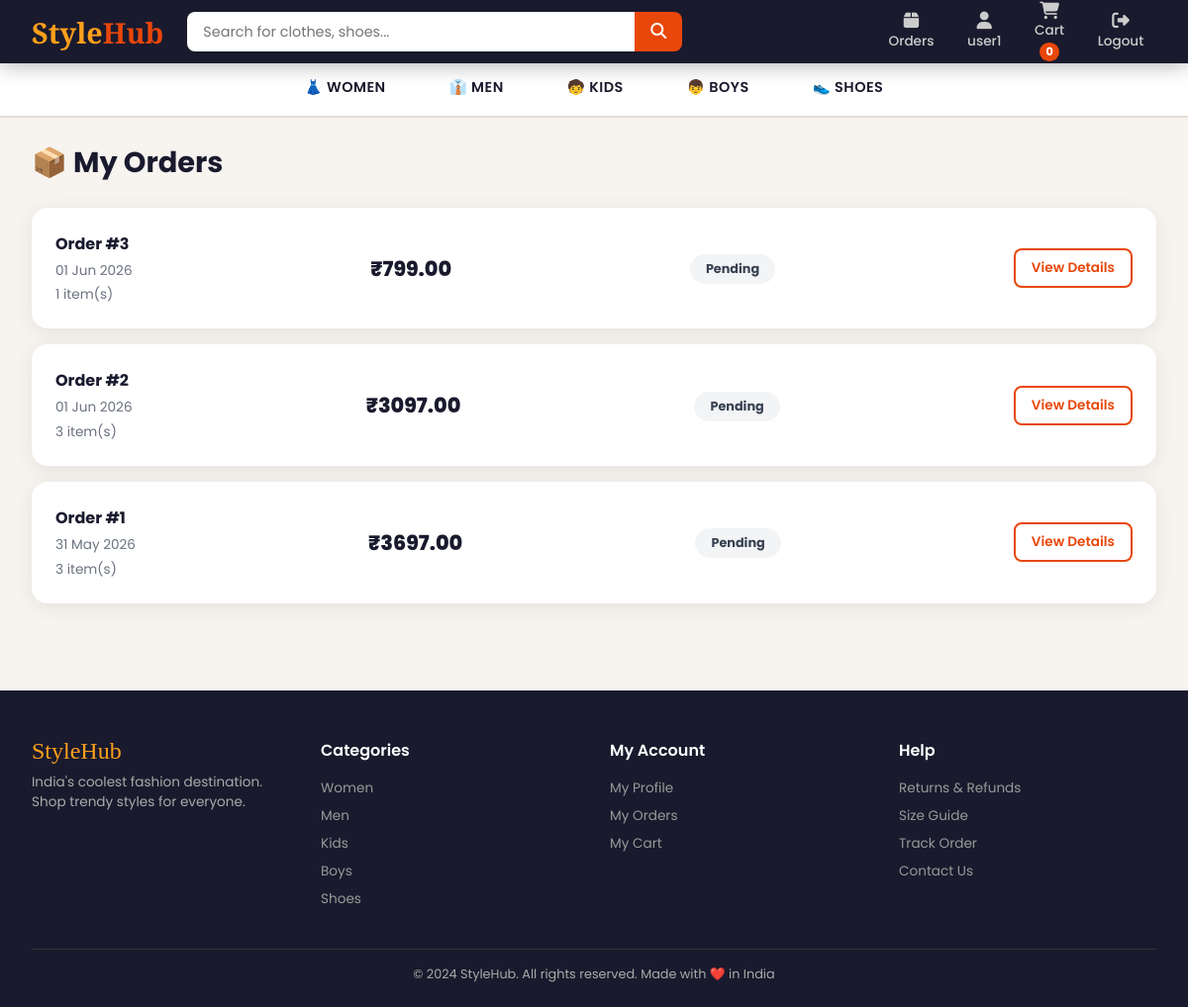
/orders/ (signed in), run on the app's committed database.
### users/models.py (models this page shows, shortened)
class CustomUser(AbstractUser):
    ROLE_CHOICES = (('admin', 'Admin'), ('staff', 'Staff'), ('user', 'User'))
    role = models.CharField(max_length=10, choices=ROLE_CHOICES, default='user')
    phone = models.CharField(max_length=15, blank=True)
    address = models.TextField(blank=True)

### store/models.py (models this page shows, shortened)
class Order(models.Model):
    STATUS_CHOICES = (
        ('pending', 'Pending'),
        ('confirmed', 'Confirmed'),
        ('shipped', 'Shipped'),
        ('delivered', 'Delivered'),
        ('cancelled', 'Cancelled'),
    )
    user = models.ForeignKey(settings.AUTH_USER_MODEL, on_delete=models.CASCADE)
    total_price = models.DecimalField(max_digits=10, decimal_places=2)
    status = models.CharField(max_length=20, choices=STATUS_CHOICES, default='pending')
    address = models.TextField()
    phone = models.CharField(max_length=15)
    created_at = models.DateTimeField(auto_now_add=True)

### store/views.py (the view)
# urls.py: path('orders/', views.my_orders_view, name='my_orders'),
@login_required
def my_orders_view(request):
    orders = Order.objects.filter(user=request.user).order_by('-created_at')
    return render(request, 'store/my_orders.html', {'orders': orders})

### store/context_processors.py (called while the page is built)
def cart_count(request):
    if request.user.is_authenticated:
        count = Cart.objects.filter(user=request.user).count()
        return {'cart_count': count}
    return {'cart_count': 0}

### templates/store/my_orders.html (shortened to what this page needs)
{% extends 'base.html' %}
{% block content %}
<h1 style="font-size:1.8rem;font-weight:700;margin-bottom:1.5rem">📦 My Orders</h1>
{% if orders %}
<div style="display:flex;flex-direction:column;gap:1rem">
    {% for order in orders %}
    <div style="background:white;border-radius:16px;padding:1.5rem;box-shadow:var(--shadow);display:flex;align-items:center;justify-content:space-between;flex-wrap:wrap;gap:1rem">
        <div>
            <div style="font-weight:700;font-size:1rem;margin-bottom:0.3rem">Order #{{ order.id }}</div>
            <div style="color:var(--gray);font-size:0.85rem">{{ order.created_at|date:"d M Y" }}</div>
            <div style="font-size:0.85rem;margin-top:0.3rem;color:var(--gray)">{{ order.items.count }} item(s)</div>
        </div>
        <div style="text-align:center">
            <div style="font-size:1.3rem;font-weight:800">₹{{ order.total_price }}</div>
        </div>
        <div>
            <span style="
                padding:0.4rem 1rem;border-radius:20px;font-size:0.8rem;font-weight:700;
                {% if order.status == 'delivered' %}background:#dcfce7;color:#15803d;
                {% elif order.status == 'shipped' %}background:#dbeafe;color:#1d4ed8;
                {% elif order.status == 'confirmed' %}background:#fef9c3;color:#854d0e;
                {% elif order.status == 'cancelled' %}background:#fee2e2;color:#dc2626;
                {% else %}background:#f3f4f6;color:#374151;{% endif %}
            ">{{ order.status|title }}</span>
        </div>
        <a href="/orders/{{ order.id }}/" class="btn btn-outline" style="font-size:0.85rem;padding:0.5rem 1rem">View Details</a>
    </div>
    {% endfor %}
</div>
{% endif %}
{% endblock %}

### templates/base.html (shortened to what this page needs)
<!DOCTYPE html>
<html lang="en">
<head>
    <link rel="stylesheet" href="https://cdnjs.cloudflare.com/ajax/libs/font-awesome/6.4.0/css/all.min.css">
</head>
<body>
<nav class="navbar">
    <div class="nav-inner">
        <a href="/" class="nav-logo">Style<span>Hub</span></a>
        <form class="nav-search" action="/search/" method="get">
            <input type="text" name="q" placeholder="Search for clothes, shoes..." value="{{ request.GET.q }}">
            <button type="submit"><i class="fas fa-search"></i></button>
        </form>
        <div class="nav-links">
            {% if user.is_authenticated %}
                <a href="/orders/"><i class="fas fa-box"></i>Orders</a>
                <a href="/users/profile/"><i class="fas fa-user"></i>{{ user.username }}</a>
                <a href="/cart/" class="nav-cart"><i class="fas fa-shopping-cart"></i>Cart <span class="cart-badge">{{ cart_count }}</span></a>
                <a href="/users/logout/"><i class="fas fa-sign-out-alt"></i>Logout</a>
            {% else %}
                <a href="/users/login/"><i class="fas fa-sign-in-alt"></i>Login</a>
                <a href="/users/signup/"><i class="fas fa-user-plus"></i>Signup</a>
            {% endif %}
        </div>
    </div>
</nav>
<div class="cat-bar">
    <a href="/category/women/" {% if request.path == '/category/women/' %}class="active"{% endif %}>👗 Women</a>
    <a href="/category/men/" {% if request.path == '/category/men/' %}class="active"{% endif %}>👔 Men</a>
    <a href="/category/kids/" {% if request.path == '/category/kids/' %}class="active"{% endif %}>🧒 Kids</a>
    <a href="/category/boys/" {% if request.path == '/category/boys/' %}class="active"{% endif %}>👦 Boys</a>
    <a href="/category/shoes/" {% if request.path == '/category/shoes/' %}class="active"{% endif %}>👟 Shoes</a>
</div>
<div class="main-content">
    {% block content %}{% endblock %}
</div>
<footer>
    <div class="footer-inner">
        <div class="footer-grid">
            <div>
                <div class="footer-logo">StyleHub</div>
                <p style="font-size:0.85rem;">India's coolest fashion destination. Shop trendy styles for everyone.</p>
            </div>
            <div>
                <h4>Categories</h4>
                <a href="/category/women/">Women</a>
                <a href="/category/men/">Men</a>
                <a href="/category/kids/">Kids</a>
                <a href="/category/boys/">Boys</a>
                <a href="/category/shoes/">Shoes</a>
            </div>
            <div>
                <h4>My Account</h4>
                <a href="/users/profile/">My Profile</a>
                <a href="/orders/">My Orders</a>
                <a href="/cart/">My Cart</a>
            </div>
            <div>
                <h4>Help</h4>
                <a href="#">Returns & Refunds</a>
                <a href="#">Size Guide</a>
                <a href="#">Track Order</a>
                <a href="#">Contact Us</a>
            </div>
        </div>
        <div class="footer-bottom">
            <p>© 2024 StyleHub. All rights reserved. Made with ❤️ in India</p>
        </div>
    </div>
</footer>
</body>
</html>

### templates/base.html (style rules this page uses)
:root { --primary: #e8470a; --primary-dark: #c73d08; --accent: #ff9f1c; --bg: #f7f3ef; --white: #ffffff; --dark: #1a1a2e; --gray: #6b7280; --light-gray: #f0ebe4; --border: #e5ddd5; --success: #22c55e; --shadow: 0 4px 20px rgba(0,0,0,0.08); }
* { margin: 0; padding: 0; box-sizing: border-box; }
body { font-family: 'Poppins', sans-serif; background: var(--bg); color: var(--dark); }
.navbar { background: var(--dark); padding: 0 2rem; position: sticky; top: 0; z-index: 1000; box-shadow: 0 2px 20px rgba(0,0,0,0.3); }
.nav-inner { display: flex; align-items: center; gap: 1.5rem; height: 64px; max-width: 1400px; margin: 0 auto; }
.nav-logo { font-family: 'Playfair Display', serif; font-size: 1.8rem; color: var(--accent); font-weight: 700; text-decoration: none; white-space: nowrap; }
.nav-logo span { color: var(--primary); }
.nav-search { flex: 1; display: flex; max-width: 500px; }
.nav-search input { flex: 1; padding: 0.6rem 1rem; border: none; border-radius: 8px 0 0 8px; font-family: 'Poppins', sans-serif; font-size: 0.9rem; outline: none; }
.nav-search button { background: var(--primary); color: white; border: none; padding: 0.6rem 1rem; border-radius: 0 8px 8px 0; cursor: pointer; font-size: 1rem; }
.nav-links { display: flex; align-items: center; gap: 0.5rem; margin-left: auto; }
.nav-links a, .nav-links button { color: #ccc; text-decoration: none; font-size: 0.85rem; font-weight: 500; padding: 0.5rem 0.8rem; border-radius: 8px; border: none; background: none; cursor: pointer; display: flex; flex-direction: column; align-items: center; gap: 2px; transition: color 0.2s, background 0.2s; }
.nav-links a i, .nav-links button i { font-size: 1.1rem; }
.cart-badge { background: var(--primary); color: white; border-radius: 50%; padding: 1px 6px; font-size: 0.7rem; font-weight: 700; }
.nav-cart { position: relative; }
.cat-bar { background: white; border-bottom: 2px solid var(--border); display: flex; justify-content: center; gap: 0; overflow-x: auto; }
.cat-bar a { padding: 0.9rem 2rem; text-decoration: none; color: var(--dark); font-weight: 600; font-size: 0.9rem; text-transform: uppercase; letter-spacing: 0.5px; border-bottom: 3px solid transparent; transition: all 0.2s; white-space: nowrap; }
.main-content { max-width: 1400px; margin: 0 auto; padding: 1.5rem 2rem; }
footer { background: var(--dark); color: #aaa; margin-top: 4rem; padding: 3rem 2rem 1.5rem; }
.footer-inner { max-width: 1400px; margin: 0 auto; }
.footer-grid { display: grid; grid-template-columns: repeat(auto-fit, minmax(200px, 1fr)); gap: 2rem; margin-bottom: 2rem; }
footer h4 { color: white; margin-bottom: 1rem; font-weight: 600; }
footer a { color: #999; text-decoration: none; font-size: 0.85rem; display: block; margin-bottom: 0.5rem; }
.footer-bottom { border-top: 1px solid #333; padding-top: 1rem; text-align: center; font-size: 0.8rem; }
.footer-logo { font-family: 'Playfair Display', serif; font-size: 1.5rem; color: var(--accent); margin-bottom: 0.5rem; }
.btn { padding: 0.7rem 1.5rem; border-radius: 8px; border: none; cursor: pointer; font-family: 'Poppins', sans-serif; font-weight: 600; font-size: 0.9rem; transition: all 0.2s; text-decoration: none; display: inline-block; }
.btn-outline { background: transparent; color: var(--primary); border: 2px solid var(--primary); }

### data on the page
CustomUser: username "user1"
Order: id "3", created_at "01 Jun 2026", items.count "1", total_price "799.00", status "Pending"
Order: id "2", created_at "01 Jun 2026", items.count "3", total_price "3097.00", status "Pending"
Order: id "1", created_at "31 May 2026", items.count "3", total_price "3697.00", status "Pending"

### other printed values
{{ cart_count }} "0"
